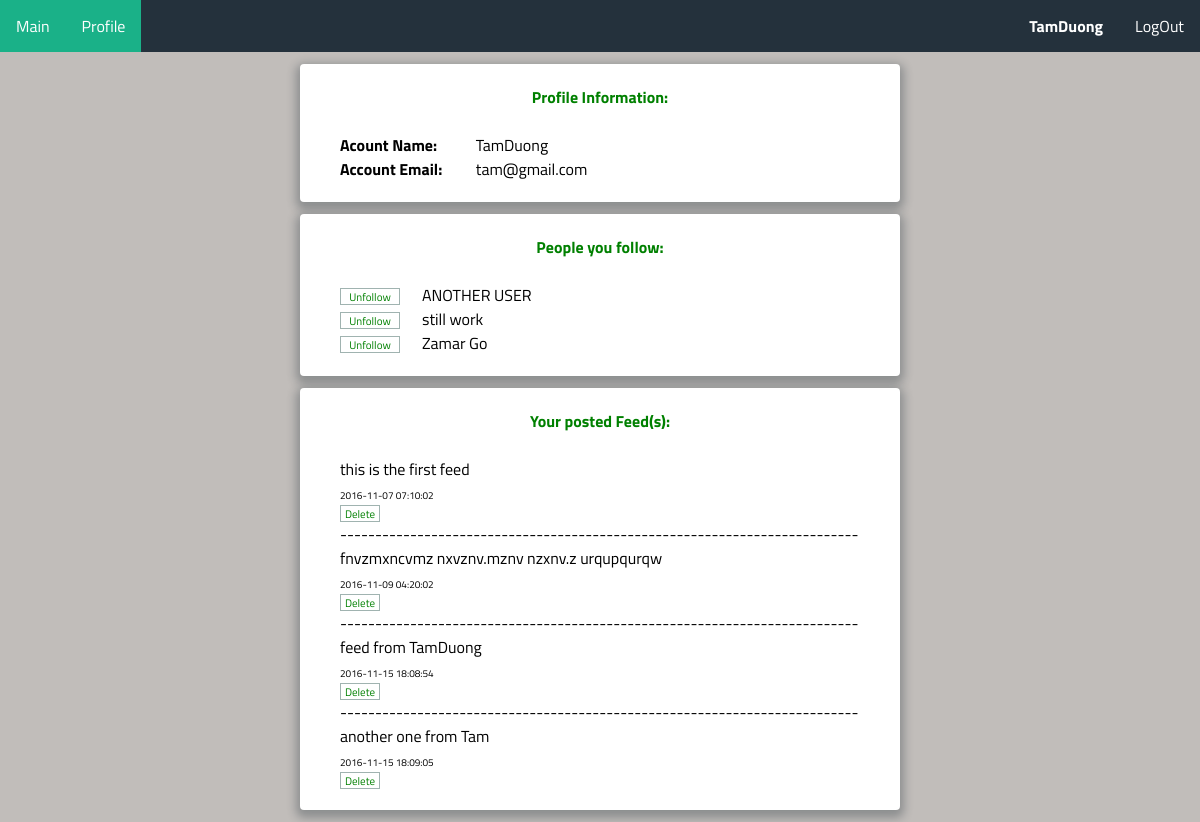
The app's page /profile.php (signed in) with its own data.
### tables this page shows
CREATE TABLE `User` (
  `user_id` int(11) NOT NULL,
  `password` varchar(30) DEFAULT NULL,
  `name` varchar(30) DEFAULT NULL,
  `email` varchar(30) DEFAULT NULL
);

CREATE TABLE `Feed` (
  `feed_id` int(11) NOT NULL,
  `user_id` int(11) DEFAULT NULL,
  `create_date` timestamp NOT NULL DEFAULT CURRENT_TIMESTAMP,
  `feed_text` varchar(500) DEFAULT NULL
);

### profile.php (the view, shortened to what this page needs)
<!DOCTYPE html>
<html>
  <head>
    <link rel="stylesheet" href="css/normalize.css">
    <link rel="stylesheet" href="css/style.css">
  </head>
  <body>
  <?php
    $thisUserid = $_SESSION['thisUserid'];
    if (!$link = mysql_connect('localhost', 'root', '')) {
    	echo 'Could not connect to mysql';
    	exit;
    }
    $sql    = 'SELECT * FROM User where user_id = "' .$thisUserid .'"';
    $result = mysql_query($sql, $link);
    $row = mysql_fetch_assoc($result);
    $thisUsername = $row['name'];
    $thisUseremail = $row['email'];
    $sql = 'SELECT User.user_id, User.name FROM User where User.user_id IN (SELECT FOLLOW.follow_id FROM FOLLOW WHERE FOLLOW.user_id="'.$thisUserid.'");';
    $result = mysql_query($sql, $link);
  ?>
	<ul>
	  <li><a href="Main.php">Main</a></li>
	  <li><a class="active" href="profile.php">Profile</a></li>
	  <li style="float:right"><a href="index.php">LogOut</a></li>
	  <li style="float:right"><a><strong><?php echo $thisUsername;?></strong></a></li>
	</ul>
	<div>
		<p><strong style="color:Green"><center>Profile Information: </center></strong> <br>
		<strong>Acount Name:</strong>	<?php echo '<span style="display: inline-block; width: 35px;"></span>';	echo $thisUsername. "<br>" . PHP_EOL; ?>
		<strong>Account Email:</strong> <?php echo '<span style="display: inline-block; width: 30px;"></span>';	echo $thisUseremail. "<br>" . PHP_EOL; ?>
    	</p>
	</div>
	<div>
		<p><strong style="color:Green"><center>People you follow: </center></strong> <br>
		<?php
	    	while ($row = mysql_fetch_assoc($result)) {
				echo "<form action='unFollow.php' method='post' style='display: inline-block;'>";
				echo "<input type='submit' value='Unfollow' style='width: 60px; height:17px; padding: 0;background: none; color:green;font-size: 11px;' >";
				echo "</form>";
	    		echo $row['name']. "<br>" . PHP_EOL; }
    	?>
    	</p>
	</div>
	<div>
		<p><strong style="color:Green"><center>Your posted Feed(s): </center></strong><br>
		<?php
			$sql = 'SELECT * FROM Feed WHERE user_id = "' .$thisUserid .'"';
			$result = mysql_query($sql, $link);
			$num_rows = mysql_num_rows($result);
	    	while ($row = mysql_fetch_assoc($result)) {
		    	echo $row['feed_text']. "<br>" . PHP_EOL;
				echo "<font size=1>" . $row['create_date']. "</font>" . "<br>" . PHP_EOL;
				echo "<form action='deleteFeed.php' method='post' >";
				echo "<input type='submit' value='Delete' style='width: 40px; height:17px; padding: 0;background: none; color:green;font-size: 11px;' >";
				echo "</form>";
				$num_rows--;
				if ($num_rows != 0){
					echo '--------------------------------------------------------------------------'. "<br>" . PHP_EOL;}
			}
    	?>
    	</p>
	</div>
  </body>
  </html>

### css/style.css (style rules this page uses)
*, *:before, *:after { box-sizing: border-box; }
html { overflow-y: scroll; }
body { background: #c1bdba; font-family: 'Titillium Web', sans-serif; }
a { text-decoration: none; color: #1ab188; -webkit-transition: .5s ease; transition: .5s ease; }
input, textarea { font-size: 22px; display: block; width: 100%; height: 100%; padding: 5px 10px; background: none; background-image: none; border: 1px solid #a0b3b0; color: #ffffff; border-radius: 0; -webkit-transition: border-color .25s ease, box-shadow .25s ease; transition: border-color .25s ease, box-shadow .25s ease; }

### profile.php (style rules this page uses)
div { background-color:white; max-width: 600px; margin: 12px auto; border-radius: 4px; box-shadow: 0 4px 10px 4px rgba(19, 35, 47, 0.3); padding: 40px; padding-top: 5px; padding-bottom: 5px; }
ul { list-style-type: none; margin: 0; padding: 0; overflow: hidden; background-color: rgba(19, 35, 47, 0.9); }
li { float: left; }
li a { display: block; color: white; text-align: center; padding: 14px 16px; text-decoration: none; }
.active { background-color: #1ab188; }

### records on screen
user: name "TamDuong", email "tam@gmail.com"
user: name "ANOTHER USER"
user: name "still work"
user: name "Zamar Go"
feed: feed_text "this is the first feed", create_date "2016-11-07 07:10:02"
feed: feed_text "fnvzmxncvmz nxvznv.mznv nzxnv.z urqupqurqw", create_date "2016-11-09 04:20:02"
feed: feed_text "feed from TamDuong", create_date "2016-11-15 18:08:54"
feed: feed_text "another one from Tam", create_date "2016-11-15 18:09:05"
